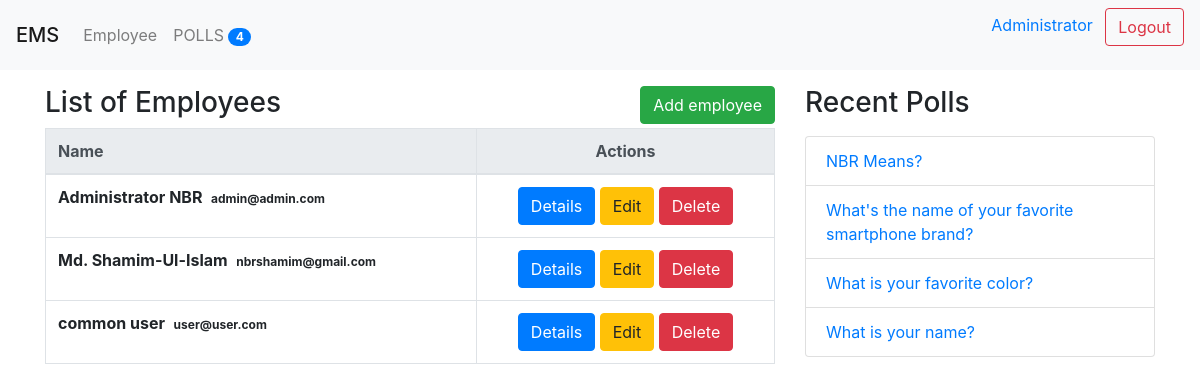
The page /employee/ (signed in) on the database its author committed.
### poll/models.py (models this page shows, shortened)
class Question(models.Model):
    title       = models.TextField(null=True, blank=True)
    status      = models.CharField(default = 'inactive', max_length = 10)
    created_by  = models.ForeignKey(User, null=True, blank=True, on_delete=models.CASCADE)
    start_date  = models.DateTimeField(null=True, blank=True)
    end_date    = models.DateTimeField(null=True, blank=True)
    created_at  = models.DateTimeField(auto_now_add=True)
    updated_at  = models.DateTimeField(auto_now=True)
    def __str__(self):
        return self.title

### employee/views.py (the view)
# urls.py: path('', employee_list, name='employee_list'),
@login_required(login_url="/login/")
def employee_list(request):
    print(request.role)
    context={}
    context['users'] = User.objects.all()
    context['title'] = "Employees"
    return render(request, "employee/index.html", context)

### poll/context_processor.py (called while the page is built)
def polls_count(request):
    count = Question.objects.count()
    return {"polls_count": count}

### poll/templatetags/poll_extras.py (called while the page is built)
def upper(value):
    return value.upper()

@register.simple_tag
def recent_polls(n=5):
    questions = Question.objects.all().order_by('-created_at')
    return questions[0:n]

### ems/templates/employee/index.html (shortened to what this page needs)
{% extends 'base.html' %}
{% load poll_extras %}
{% block content %}
<div class="row">
    <div class="col-sm-8">
        <p>
            <div class="float-left"><h3>List of {{title}}</h3></div>
            {% if request.role == 'Admin' or request.role == 'HR' %}
            <a class="btn btn-success float-right" href="{%  url 'employee_add' %}">Add employee</a>
            {% endif %}
        </p>
        <div class="table-responsive-sm">
        {% if users %}
            <table class="table table-bordered">
                <thead class="thead-light">
                    <tr>
                        <th>Name</th>
                        <th class="text-center">Actions</th>
                    </tr>
                </thead>
                <tbody>
                {% for user in users %}
                    <tr>
                        <th scope="row">
                            {{user.first_name}} {{user.last_name}}
                            <span class="badge badge-default">{{user.email}}</span>
                        <td class="text-center">
                            <a class="btn btn-primary" href="{%  url 'employee_details' user.id %}">Details</a>
                            <a class="btn btn-warning" href="{%  url 'employee_edit' user.id %}">Edit</a>
                            <a class="btn btn-danger" href="{%  url 'employee_delete' user.id %}">Delete</a>
                        </td>
                    </tr>
                {% endfor %}
                </tbody>
                </table>
        {% else %}
            <p>There is no employee available.</p>
        {% endif %}
        </div>
    </div>
    <div class="col-sm-4">
        {% recent_polls as questions %}
        <p>
            <h3>Recent Polls</h3>
        </p>
        {% if questions %}
        <div class="light-group">
            {% for question in questions %}
                <a class="list-group-item" href="{% url 'poll_details' question.id %}">{{question}}</a>
            {% endfor %}
        </div>
        {% else %}
        <p>There is no question available.</p>
        {% endif %}
    </div>
</div>
{% endblock content %}

### ems/templates/header.html (shortened to what this page needs)
{% load poll_extras %}
<div class="navbar navbar-expand-lg navbar-light bg-light">
    <span class="navbar-brand mb-0 h1">EMS</span>
    <div class="collapse navbar-collapse" id="navbarNav">
        <ul class="navbar-nav">
            <li class="nav-item">
                <a href="{% url 'employee_list' %}" class="nav-link">
                    {{"employee" | capfirst}}
                </a>
            </li>
            <li class="nav-item">
                <a href="{% url 'polls_list' %}" class="nav-link">
                    {{"Polls" | upper}}
                    <span class="badge badge-primary badge-pill ">{{polls_count}}</span>
                </a>
            </li>
        </ul>
    </div>
    <div class="text-right">
        <form method="POST" action="/logout/">
            <a href="{% url 'my_profile' %}">
            <span class="mr-sm-2">{{request.user.first_name}}</span>
            </a>
            <input type="submit" class="btn btn-outline-danger my-2 my-sm-0" value="Logout">
        </form>
    </div>
</div>

### rows shown on the page
Question: title "NBR Means?"
Question: title "What's the name of your favorite smartphone brand?"
Question: title "What is your favorite color?"
Question: title "What is your name?"

### other values the page prints
{{ "employee" | capfirst }} "Employee"
{{ "Polls" | upper }} "POLLS"
{{ polls_count }} "4"
{{ request.user.first_name }} "Administrator"
{{ title }} "Employees"
{{ user.first_name }} "Administrator"
{{ user.last_name }} "NBR"
{{ user.email }} "admin@admin.com"
{{ user.first_name }} "Md."
{{ user.last_name }} "Shamim-Ul-Islam"
{{ user.email }} "nbrshamim@gmail.com"
{{ user.first_name }} "common"
{{ user.last_name }} "user"
{{ user.email }} "user@user.com"
